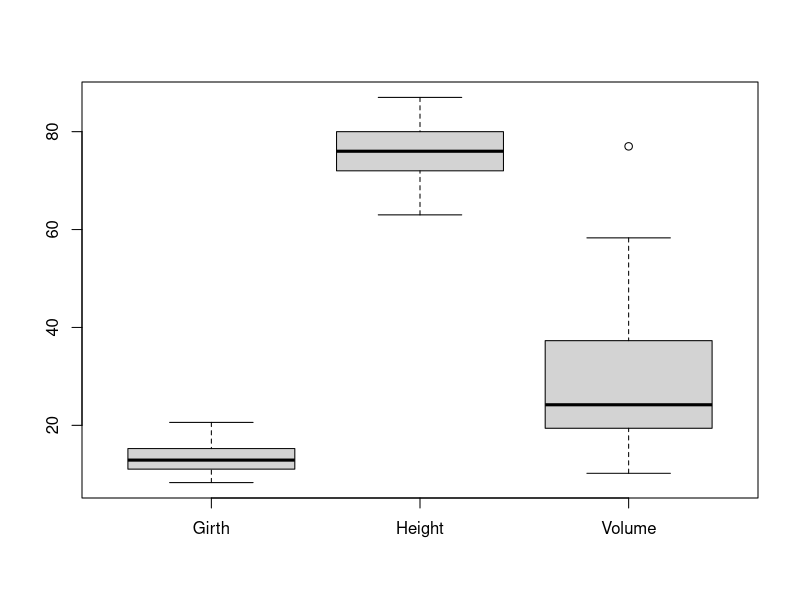
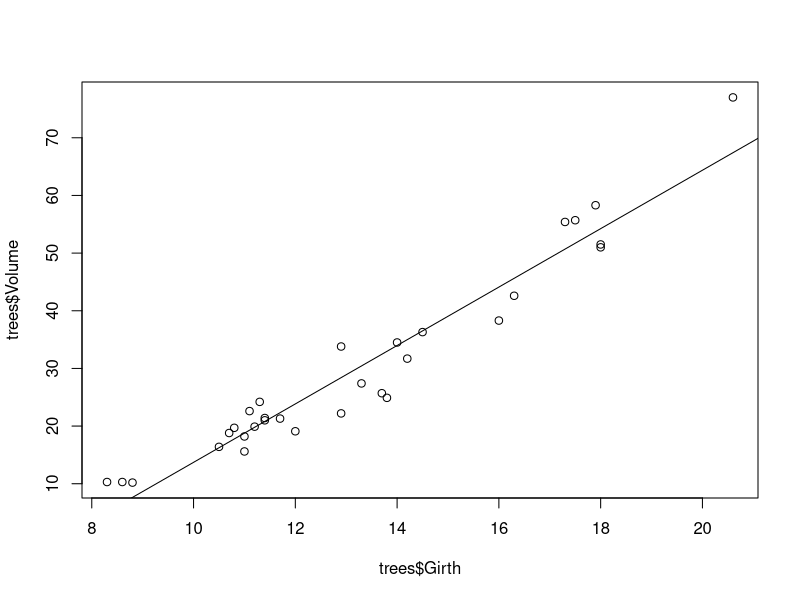
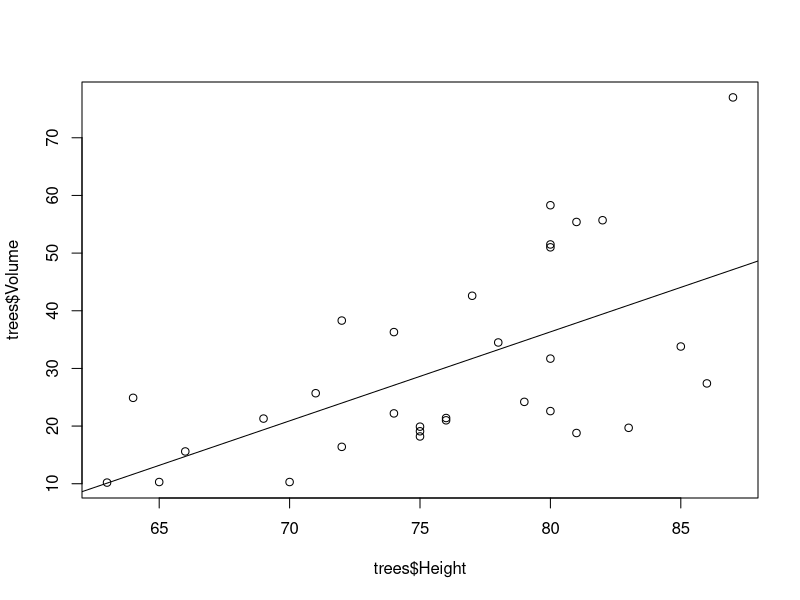
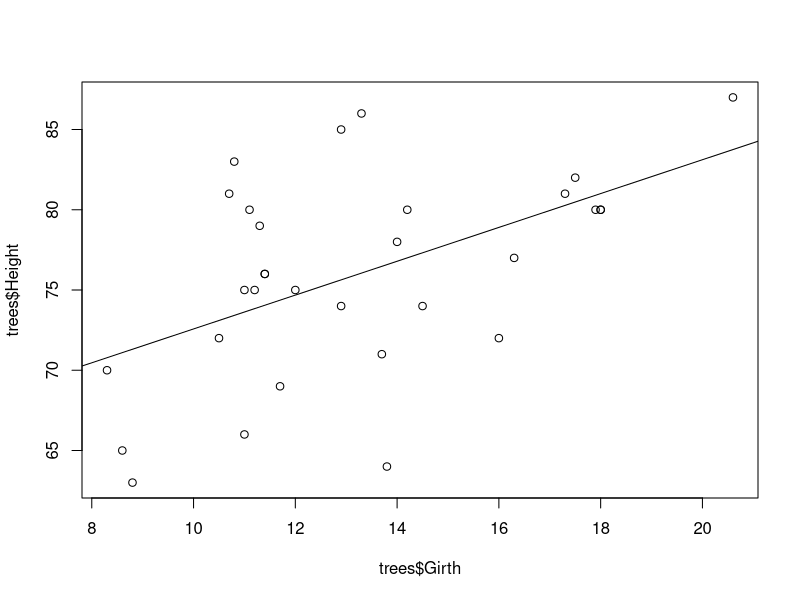

Here is the R script that generated these plots, in order:
## ---- chunk 1
knitr::opts_chunk$set(echo = TRUE)
## ---- chunk 2
DiagrammeR::grViz("
digraph {
  graph [layout = circo]
  node [shape = circle]
    A [label = 'Girth']
    B [label = 'Height']
    C [label = 'Volume']
  edge []
    A -> C
    A -> B
    B -> A
    B -> C
}
")
## ---- chunk 3
summary(trees)
## ---- chunk 4
boxplot(trees)
## ---- chunk 5
cor(trees)
## ---- chunk 6
plot(trees$Volume~trees$Girth)
abline(lm(trees$Volume~trees$Girth))
## ---- chunk 7
plot(trees$Volume~trees$Height)
abline(lm(trees$Volume~trees$Height))
## ---- chunk 8
plot(trees$Height~trees$Girth)
abline(lm(trees$Height~trees$Girth))
## ---- chunk 9
summary(lm(Volume~Girth+Height, data=trees))
## ---- chunk 10
trees[13,]
## ---- chunk 11
# VOLUME ~ -57.98 + GIRTH * 4.71 + HEIGHT * 0.34
# 21.4 ~ -57.98 + 11.4 * 4.71 + 76 * 0.34
# 21.4 ~ -57.98 + 53.69 + 25.84
# 21.4 ~ 21.55
